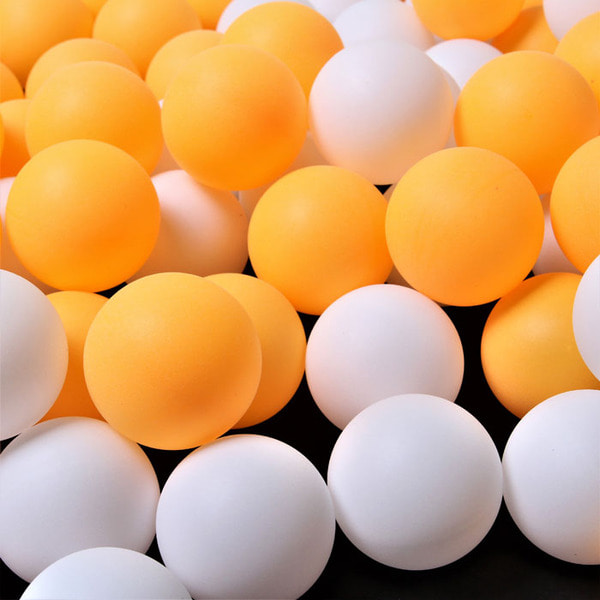
//> input picture img/pingpong.jpg, 600 x 600 px, given in place of the camera
$ ./sobel_tracker   (built with g++ and OpenCV 4)
//> lines starting //> are read from the running program, lines starting //| are printed output that depends on the picture; after the words box and inside, x2 and y2 are one past the last pixel; in counts of white or black regions, pixels touching at a corner belong together
### src/constants.hpp
//
// Created by 임정훈 on 25. 6. 29.
//

#ifndef CONSTANTS_HPP
#define CONSTANTS_HPP

#include <opencv2/opencv.hpp>

// Environment
constexpr float GRAVITY = 981;  // 중력 가속도 (cm/s^2)

// Table Constants (cm)
constexpr float TABLE_X_SIZE = 152.5;
constexpr float TABLE_Y_SIZE = 274;
constexpr float TABLE_Z_SIZE = 100;
constexpr float TABLE_NET_HEIGHT = 15.25;
constexpr float TABLE_BOUNCE_COEFFICIENT = 0.8;

// Orange Ball Colors
const cv::Scalar ORANGE_MIN = cv::Scalar(12, 140, 160);  // HSV
const cv::Scalar ORANGE_MAX = cv::Scalar(20, 255, 255);  // HSV

// Camera Control
constexpr int CAMERA_WIDTH = 1920;
constexpr int CAMERA_HEIGHT = 1080;

// Camera Matrix
const cv::Mat CAMERA_MATRIX =
    (cv::Mat_<double>(3, 3) << 800, 0, 320, 0, 800, 240, 0, 0, 1);

// Camera Extrinsic Parameters
const cv::Mat CAMERA_ROTATION = cv::Mat::eye(3, 3, CV_64F);
const cv::Mat CAMERA_TRANSLATION = (cv::Mat_<double>(3, 1) << 0, 0, 2);

// Target Plane Height (예: 지면은 0m)
constexpr double TARGET_PLANE_Z = 0.0;

// Falling Test Params
constexpr double TARGET_FRAME_WIDTH = 640;
constexpr double TARGET_FRAME_HEIGHT = 480;
constexpr double TARGET_FPS = 120;
constexpr double CONTOUR_AREA_MIN = 100;
constexpr double CIRCULARITY_MIN = 0.5;
constexpr double RADIUS_MIN = 7;
constexpr double TOUCHED_MIN = 225;
constexpr double TOUCHED_MAX = 243;
constexpr int TRAILS_SIZE = 30;

#endif  // CONSTANTS_HPP

### test/opencv/tracking/sobel_tracker.cpp
#include <iostream>
#include <opencv2/opencv.hpp>

#include "../../../src/constants.hpp"

int main() {
  cv::VideoCapture cap(0);
  if (!cap.isOpened()) {
    std::cerr << "Can't open camera\n";
    return -1;
  }

  while (true) {
    cv::Mat frame;
    cap >> frame;
//> frame is the input picture: 600 rows x 600 cols, CV_8UC3; mean B, G, R 107.7, 163, 215.1

    if (frame.empty())
      break;

    // HSV 변환 → 오렌지색 마스크
    cv::Mat hsv, mask;
    cv::cvtColor(frame, hsv, cv::COLOR_BGR2HSV);
//> hsv: 600 rows x 600 cols, CV_8UC3; mean H, S, V 54.1, 128.6, 216.8
    cv::inRange(hsv, ORANGE_MIN, ORANGE_MAX, mask);
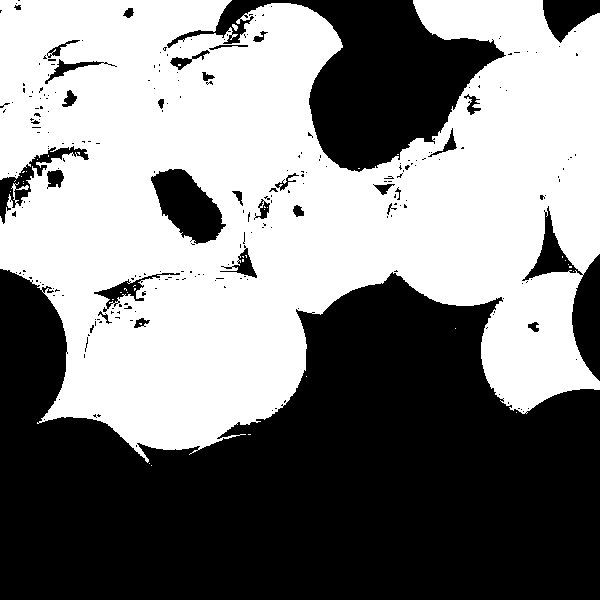
//> mask: 600 rows x 600 cols, CV_8UC1; 51.3% white; 254 black regions (221 under 20 px)

    // Contour 기반 공 검출
    std::vector<std::vector<cv::Point>> contours;
    cv::findContours(mask, contours, cv::RETR_EXTERNAL,
                     cv::CHAIN_APPROX_SIMPLE);
//> contours = 20 contours, 19 with area under 20; largest, box (x1, y1, x2, y2) and area: (0, 0, 600, 463) 191817

    cv::Mat grad_x, grad_y, magnitude;

    bool found = false;
    cv::Point2f ball_center;

    for (const auto &c : contours) {
      double area = cv::contourArea(c);
      double perimeter = cv::arcLength(c, true);
      if (perimeter == 0)
        continue;

      double circularity = 4 * CV_PI * area / (perimeter * perimeter);
      if (circularity > 0.6 && area > 30) {
        cv::Moments m = cv::moments(c);
        if (m.m00 > 0) {
          ball_center = cv::Point2f(m.m10 / m.m00, m.m01 / m.m00);
          found = true;
          break;
        }
      }
    }
//> this loop made 20 passes
//> (area, perimeter, circularity) on pass 20: (191817, 4016.4, 0.149)

    if (found) {
      cv::circle(frame, ball_center, 6, cv::Scalar(0, 255, 0), 2, cv::LINE_AA);
      cv::putText(frame, "Circularity-detected", cv::Point(10, 30),
                  cv::FONT_HERSHEY_SIMPLEX, 0.6, cv::Scalar(0, 255, 0), 1,
                  cv::LINE_AA);
    } else {
      // 📌 Circularity 실패 시 → Blur intensity 기반 후보 추정
      cv::Sobel(mask, grad_x, CV_32F, 1, 0);
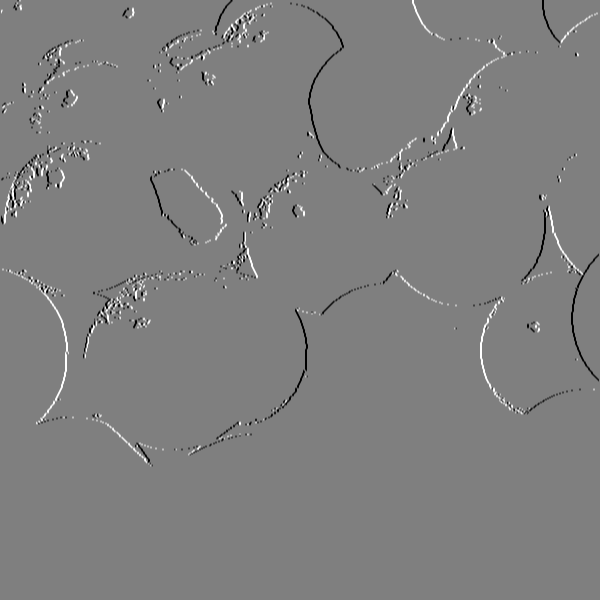
//> grad_x: 600 rows x 600 cols, CV_32FC1; min -1020, max 1020, mean 0.1; drawn with min black and max white
      cv::Sobel(mask, grad_y, CV_32F, 0, 1);
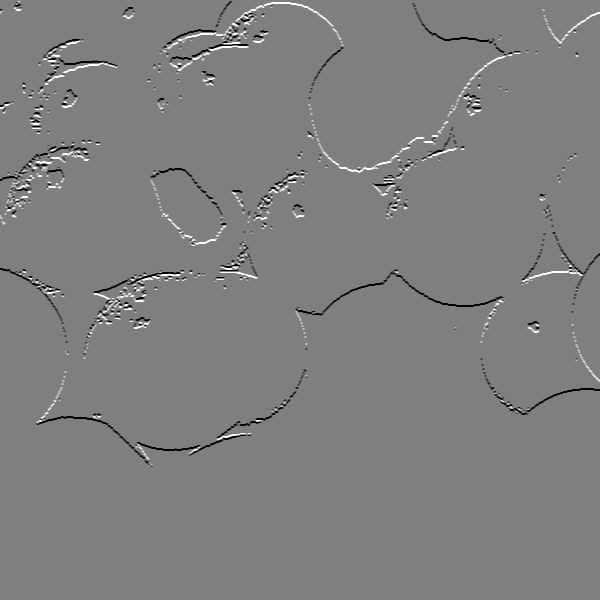
//> grad_y: 600 rows x 600 cols, CV_32FC1; min -1020, max 1020, mean -2; drawn with min black and max white
      cv::magnitude(grad_x, grad_y, magnitude);
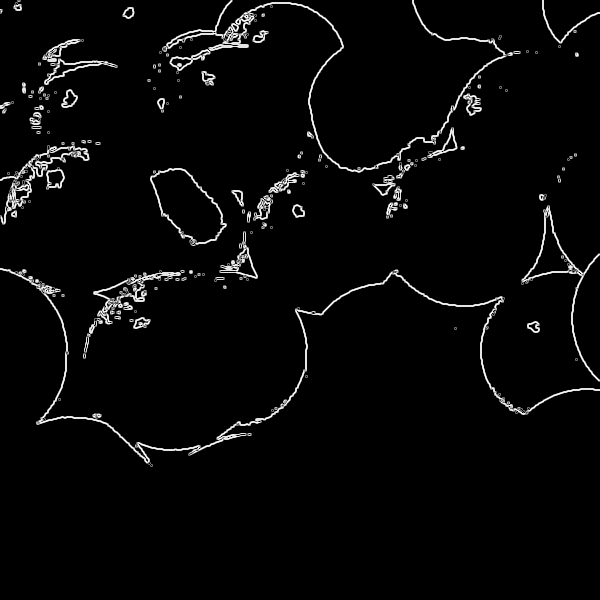
//> magnitude: 600 rows x 600 cols, CV_32FC1; min 0, max 1140.4, mean 35.5; drawn with min black and max white

      // 최대 blur intensity 위치 찾기
      double maxVal;
      cv::Point maxLoc;
      cv::minMaxLoc(magnitude, nullptr, &maxVal, nullptr, &maxLoc);
//> maxVal = 1140.4; maxLoc = Point(270, 3)

      if (maxVal > 50) { // blur가 강한 경우만 표시
        cv::circle(frame, maxLoc, 6, cv::Scalar(0, 255, 255), 2, cv::LINE_AA);
//> frame: 600 rows x 600 cols, CV_8UC3; 127 pixels changed, all inside (x1, y1, x2, y2) = (262, 0, 279, 12)
        cv::putText(frame, "Blur-detected", cv::Point(10, 30),
                    cv::FONT_HERSHEY_SIMPLEX, 0.6, cv::Scalar(0, 255, 255), 1,
                    cv::LINE_AA);
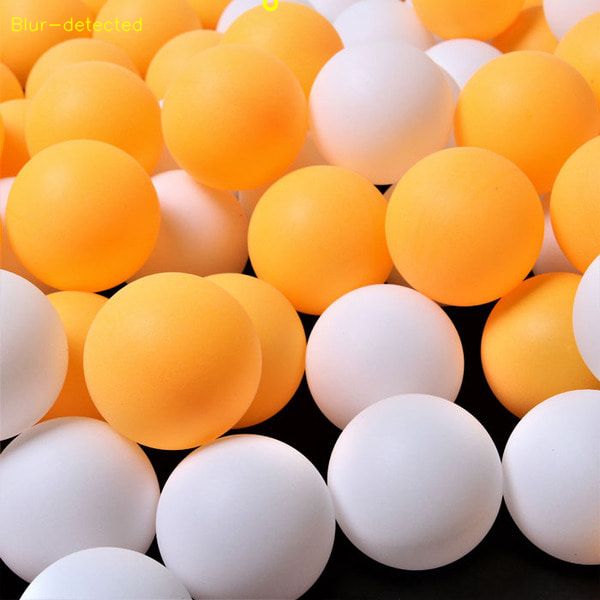
//> frame: 600 rows x 600 cols, CV_8UC3; mean B, G, R 107.6, 163.1, 215.1
      } else {
        cv::putText(frame, "No ball detected", cv::Point(10, 30),
                    cv::FONT_HERSHEY_SIMPLEX, 0.6, cv::Scalar(0, 0, 255), 1,
                    cv::LINE_AA);
      }
    }

    cv::imshow("Ball Tracker", frame);
    if (!magnitude.empty()) {
      cv::imshow("magnitude", magnitude);
    }

    if (cv::waitKey(10) == 'q')
//> the 'q' key is pressed
      break;
  }

  return 0;
}
